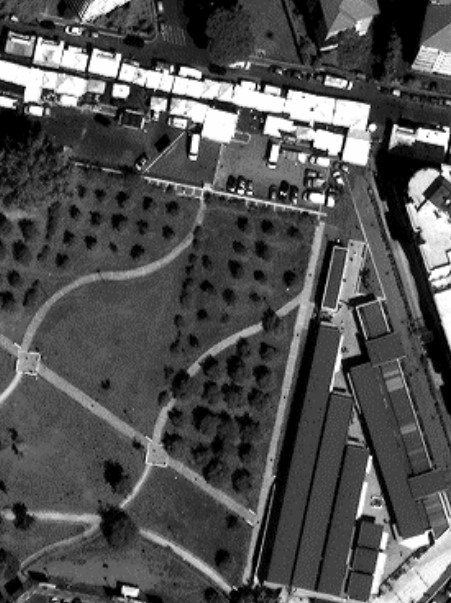
#> input picture HW5/Q2.jpg, 451 x 603 px, found by its file name
$ jupyter execute Q2_HW05.ipynb
#> lines starting #> are read from the running program, lines starting #| are printed output that depends on the picture; long printed decimals are rounded
#> further down, image is the input picture: shape (603, 451, 3); min 0, max 255, mean 81.9
[cell 1]
# import the modules
import numpy as np
from skimage import io

# define a function to compute the GLCM
def glcm(image, d, theta, levels):
    # get the image shape and initialize the GLCM matrix
#> called with d = 1, theta = 0, levels = 256
    rows, cols = image.shape
#> rows = 603; cols = 451
    glcm = np.zeros((levels, levels))
    # loop over the image pixels and count the co-occurrences
    for i in range(rows):
        for j in range(cols):
            # get the reference pixel value
            ref = image[i, j]
            # get the neighbor pixel value based on the offset (d, theta)
            if theta == 0: # horizontal offset
                if j + d < cols:
                    neigh = image[i, j + d]
                else:
                    continue
            elif theta == 90: # vertical offset
                if i + d < rows:
                    neigh = image[i + d, j]
                else:
                    continue
            elif theta == 45: # diagonal offset
                if i + d < rows and j + d < cols:
                    neigh = image[i + d, j + d]
                else:
                    continue
            elif theta == 135: # anti-diagonal offset
                if i + d < rows and j - d >= 0:
                    neigh = image[i + d, j - d]
                else:
                    continue
            else:
                raise ValueError("Invalid angle")
            # increment the GLCM entry by 1
            glcm[ref, neigh] += 1
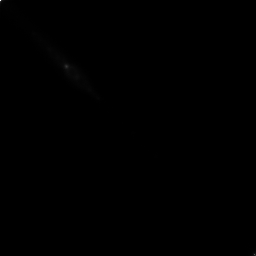
#> glcm: shape (256, 256) float64; min 0, max 5277, mean 4.1; drawn with min black and max white
    # return the GLCM matrix
    return glcm

# define a function to compute the GLCM properties
def glcm_props(glcm):
    # get the GLCM shape and initialize the properties dictionary
    levels, _ = glcm.shape
#> levels = 256
    props = {}
    # normalize the GLCM by dividing by the sum of all entries
    glcm = glcm / glcm.sum()
    # compute the marginal probabilities of reference and neighbor pixels
    px = glcm.sum(axis=1)
#> px = 256 values, max 0.0306 at index 0, min 0.000564 at index 198, mean 0.00391
    py = glcm.sum(axis=0)
#> py = 256 values, max 0.0306 at index 0, min 0.000568 at index 198, mean 0.00391
    # compute the means and standard deviations of reference and neighbor pixels
    ux = np.sum(np.arange(levels) * px)
#> ux = 81.8
    uy = np.sum(np.arange(levels) * py)
#> uy = 81.92
    sx = np.sqrt(np.sum((np.arange(levels) - ux) ** 2 * px))
#> sx = 59.96
    sy = np.sqrt(np.sum((np.arange(levels) - uy) ** 2 * py))
#> sy = 60.06
    # loop over the GLCM entries and compute the properties
    dissimilarity = 0
    correlation = 0
    homogeneity = 0
    contrast = 0
    asm = 0
    entropy = 0
    for i in range(levels):
        for j in range(levels):
            dissimilarity += abs(i - j) * glcm[i, j]
            correlation += (i - ux) * (j - uy) * glcm[i, j] / (sx * sy)
            homogeneity += glcm[i, j] / (1 + abs(i - j))
            contrast += (i - j) ** 2 * glcm[i, j]
            asm += glcm[i, j] ** 2
            entropy -= glcm[i, j] * np.log2(glcm[i, j] + 1e-10)
#> after the loop, asm = 0.000829; contrast = 279.6; correlation = 0.961; dissimilarity = 9.56; entropy = 12.49; homogeneity = 0.258
    # store the properties in the dictionary
    props['dissimilarity'] = dissimilarity
    props['correlation'] = correlation
    props['homogeneity'] = homogeneity
    props['contrast'] = contrast
    props['ASM'] = asm
    props['entropy'] = entropy
    # return the properties dictionary
    return props

# read the image and convert it to grayscale
image = io.imread('/content/Q2.jpg')
gray = image[:, :, 0]

# compute the GLCM with a horizontal offset of 1 pixel and 256 levels of gray intensity
glcm = glcm(gray, 1, 0, 256)

# get the GLCM properties
props = glcm_props(glcm)
#> props = {'dissimilarity': 9.56, 'correlation': 0.961, 'homogeneity': 0.258, 'contrast': 279.6, 'ASM': 0.000829, 'entropy': 12.49}

# print the results
for key, value in props.items():
    print(key + ': ', value)
#> this loop made 6 passes
#> (key, value) on passes 1 to 6: ('dissimilarity', 9.56), ('correlation', 0.961), ('homogeneity', 0.258), ('contrast', 279.6), ('ASM', 0.000829), ('entropy', 12.49)
#| dissimilarity:  9.555
#| correlation:  0.9612
#| homogeneity:  0.2578
#| contrast:  279.577
#| ASM:  0.0008286
#| entropy:  12.493

[cell 2]
import matplotlib.pyplot as plt

plt.imshow(glcm)
plt.title('$GLCM$')

[cell 3]
import matplotlib.pyplot as plt

plt.imshow(np.log(glcm))
plt.title('$\log(GLCM)$')
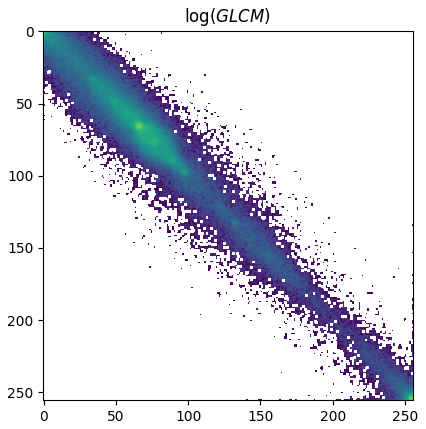
#> figure drawn by matplotlib, 1 panel
